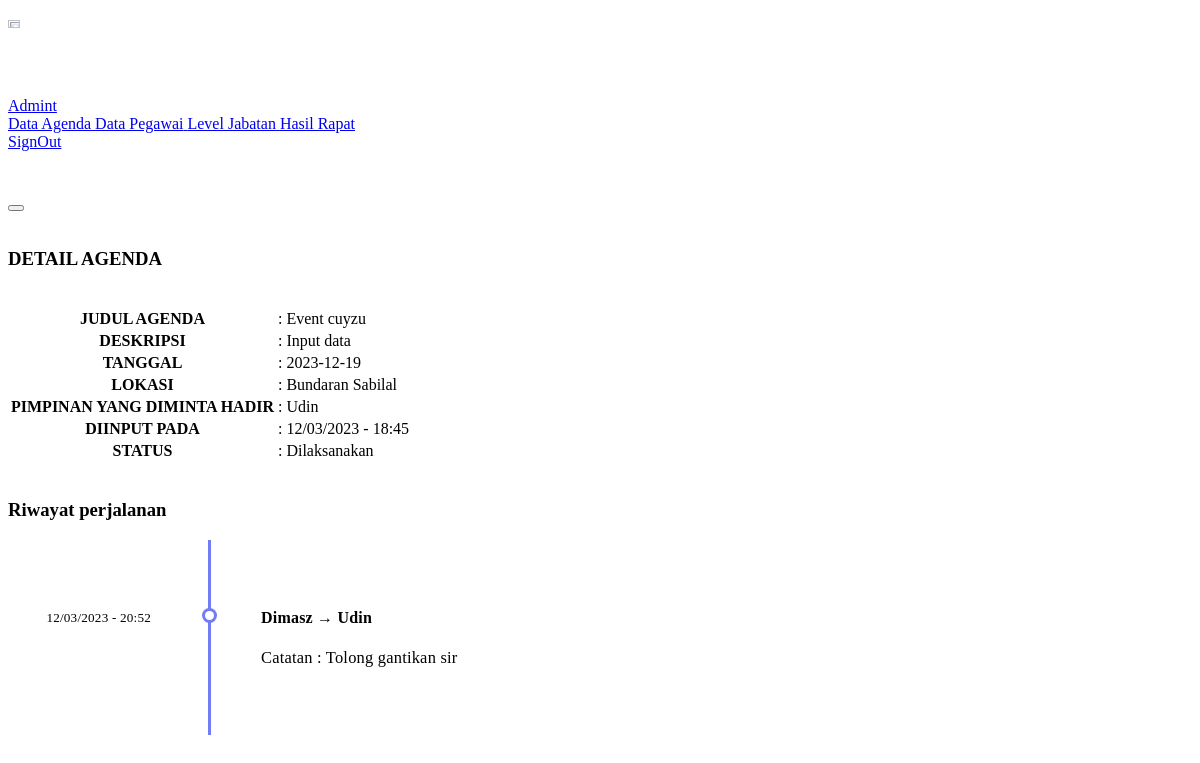
The page /dataview/konten.php?page=detailagenda&id_agenda=12202303114517 on the database its author committed.
### tables this page shows
CREATE TABLE `agenda` (
  `id_agenda` varchar(50) NOT NULL,
  `nik_pegawai` varchar(20) NOT NULL,
  `judul` varchar(50) NOT NULL,
  `deskripsi` text NOT NULL,
  `tanggal` varchar(20) NOT NULL,
  `lokasi` varchar(50) NOT NULL,
  `status` varchar(20) NOT NULL,
  `timestamp` varchar(50) NOT NULL
);

CREATE TABLE `pegawai` (
  `id` int(11) NOT NULL,
  `nik` varchar(20) NOT NULL,
  `nama` varchar(50) NOT NULL,
  `email` varchar(50) NOT NULL,
  `id_jabatan` varchar(50) NOT NULL,
  `username` varchar(255) NOT NULL,
  `password` varchar(255) NOT NULL,
  `foto` text NOT NULL
);

CREATE TABLE `disposisi` (
  `id` int(11) NOT NULL,
  `id_agenda` varchar(50) NOT NULL,
  `pegawai_before` varchar(20) NOT NULL,
  `pegawai_after` tinytext NOT NULL,
  `catatan` text NOT NULL,
  `timestamp` varchar(50) NOT NULL
);

### dataview/detail.php (the view, shortened to what this page needs)
<?php
include 'header.php';
include "../function.php";
if (isset($_GET["id_agenda"])) {
    $id = $_GET["id_agenda"];
    $query = "select *, pegawai.nama from agenda INNER JOIN pegawai ON agenda.nik_pegawai = pegawai.nik where id_agenda = $id";
    $result = mysqli_query($conn, $query);
    if ($result) {
        $k = mysqli_fetch_array($result);
    } else {
        echo "Error: " . mysqli_error($conn);
    }
}
?>
<!DOCTYPE html>
<html lang="en">
<head>
    <link rel="stylesheet" href="../timeline.css">
</head>
<body><br><br>
    <div class="container">
        <button class="btn btn-outline-secondary btn-sm" onclick="history.back()"><i class='bx bx-arrow-back'></i></button><br><br>
        <div class="text-center">
            <h3>DETAIL AGENDA</h3>
        </div><br>
        <table class="table">
            <tr>
                <th>JUDUL AGENDA</th>
                <td>: <?php echo $k['judul']; ?></td>
            </tr>
            <tr>
                <th>DESKRIPSI</th>
                <td>: <?php echo $k['deskripsi']; ?></td>
            </tr>
            <tr>
                <th>TANGGAL</th>
                <td>: <?php echo $k['tanggal']; ?></td>
            </tr>
            <tr>
                <th>LOKASI</th>
                <td>: <?php echo $k['lokasi']; ?></td>
            </tr>
            <tr>
                <th>PIMPINAN YANG DIMINTA HADIR</th>
                <td>: <?php echo $k['nama']; ?></td>
            </tr>
            <tr>
                <th>DIINPUT PADA</th>
                <td>: <?php echo $k['timestamp']; ?></td>
            </tr>
            <tr>
                <th>STATUS</th>
                <td>: <?php echo $k['status']; ?></td>
            </tr>
        </table>
        <br>
        <?php
            $data = mysqli_query($conn, "select * from disposisi where disposisi.id_agenda = $id");
        ?>
        <div class="row" <?php if(mysqli_num_rows($data) < 1) { echo'hidden'; } ?>>
            <div class="col-md-12">
                <div class="card">
                    <div class="card-body">
                        <h3>Riwayat perjalanan</h3>
                        <div id="content">
                            <ul class="timeline">
                                <?php
                                while ($item = mysqli_fetch_array($data)) {
                                ?>
                                    <li class="event" data-date="<?php echo $item['timestamp']; ?>">
                                        <h3><?php echo $item['pegawai_before']; ?> → <?php echo $item['pegawai_after']; ?></h3>
                                        <p>Catatan : <?php echo $item['catatan']; ?></p>
                                    </li>
                                <?php
                                }
                                ?>
                            </ul>
                        </div>
                    </div>
                </div>
            </div>
        </div>
</body>
</html>

### timeline.css (style rules this page uses)
body { margin-top: 20px; }
.timeline { border-left: 3px solid #727cf5; border-bottom-right-radius: 4px; border-top-right-radius: 4px; background: rgba(255, 255, 255, 0.09); margin: 0vh 25vh; letter-spacing: 0.2px; position: relative; line-height: 1.4em; font-size: 1.03em; padding: 50px; list-style: none; text-align: left; max-width: auto; }
.timeline h2, .timeline h3 { font-weight: 600; font-size: 1rem; margin-bottom: 10px; }
.timeline .event { border-bottom: 1px dashed #e8ebf1; padding-bottom: 25px; margin-bottom: 25px; position: relative; }
.timeline .event:last-of-type { padding-bottom: 0; margin-bottom: 0; border: none; }
.timeline .event:before, .timeline .event:after { position: absolute; display: block; top: 0; }
.timeline .event:before { left: -230px; content: attr(data-date); text-align: right; font-weight: 100; font-size: 0.8em; min-width: 120px; }
.timeline .event:after { -webkit-box-shadow: 0 0 0 3px #727cf5; box-shadow: 0 0 0 3px #727cf5; left: -55.8px; background: #fff; border-radius: 50%; height: 9px; width: 9px; content: ""; top: 5px; }

### rows shown on the page
agenda: judul "Event cuyzu", deskripsi "Input data", tanggal "2023-12-19", lokasi "Bundaran Sabilal", pegawai.nama "Udin", timestamp "12/03/2023 - 18:45", status "Dilaksanakan"
disposisi: pegawai_before "Dimasz", pegawai_after "Udin", catatan "Tolong gantikan sir"
